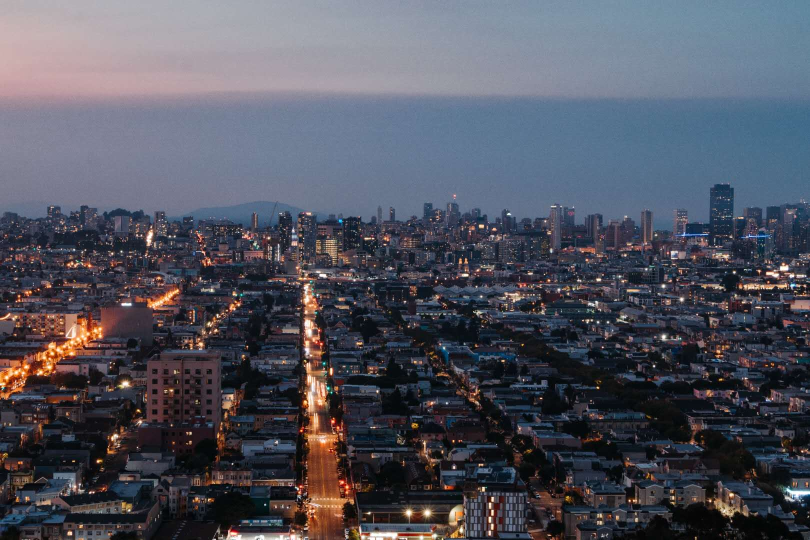
#> input picture OpenCV实战/1_基础操作/test.jpg, 1620 x 1080 px (shown at 1/2 size)
$ python 18_affine.py
#> lines starting #> are read from the running program, lines starting #| are printed output that depends on the picture
import cv2 as cv
import numpy as np


def img_translation():
    img = cv.imread("./test.jpg")

    M = np.float32([[1, 0, 100], [0, 1, 50]])  # 为了精度, 需要转换成float32.
    # 100和50分别是x, y轴的偏移量.

    img_translation = cv.warpAffine(img, M, dsize=img.shape[-2::-1])
    # 注意这里img.shape -> 返回的是(h, w, c) 而dsize的参数是(x, y)因此需要逆序一下.

    cv.imshow("img_translation", img_translation)
    # 此时图像就是向下平移50, 同时向右平移100.

    cv.waitKey(0)

    cv.destroyAllWindows()

def img_rotation():
    img = cv.imread("./test.jpg")
#> img is the input picture: shape (1080, 1620, 3); mean B, G, R 94.1, 82.9, 81.3

    # 通过旋转角度, 来确定仿射矩阵
    M = cv.getRotationMatrix2D(
        tuple(map(lambda x: int(x / 2), list(img.shape[-2::-1]))), # center, 中心点为(x, y)
        angle=15, # angle 角度, 这里旋转的角度为逆时针.
        scale=0.7 # scale, 缩放因子.
    )
    print(M)
#| [[ 6.76148078e-01  1.81173332e-01  1.64486457e+02]
#|  [-1.81173332e-01  6.76148078e-01  3.21630436e+02]]
    # [[ 6.76148078e-01  1.81173332e-01  1.64486457e+02]
    #  [-1.81173332e-01  6.76148078e-01  3.21630436e+02]]

    src = np.float32([[400, 300], [800, 300], [400, 1000]])
    # 这里的点. 坐标是(x, y), 这些点一定要是在图像当中
    dst = np.float32([[200, 400], [600, 500], [150, 1100]])
    # src和dst一定是一一对应的. 根据自己的要求, 选择对应点的对应关系.
    # 使用src和dst进行对应, 返回放射矩阵.
    M2 = cv.getAffineTransform(src, dst) #
    # 如果想改变新图像的尺寸, 则需要传入dsize参数.
    new_img = cv.warpAffine(img, M2, dsize=img.shape[-2::-1]) # 进行仿射变换.
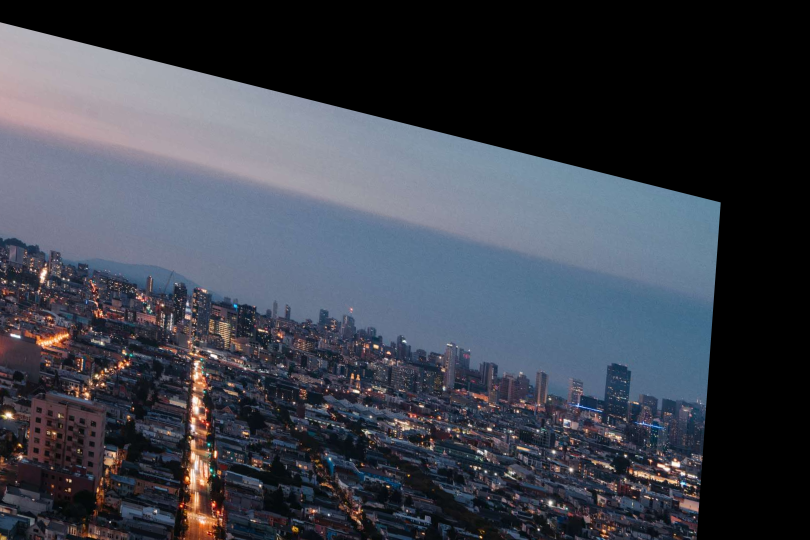
#> new_img: shape (1080, 1620, 3) (shown at 1/2 size); mean B, G, R 75.2, 65, 61

    cv.imshow("img", img)
    cv.imshow("new_img", new_img)

    cv.waitKey(0)


    cv.destroyAllWindows()


if __name__ == '__main__':
    # img_translation()
    img_rotation()
